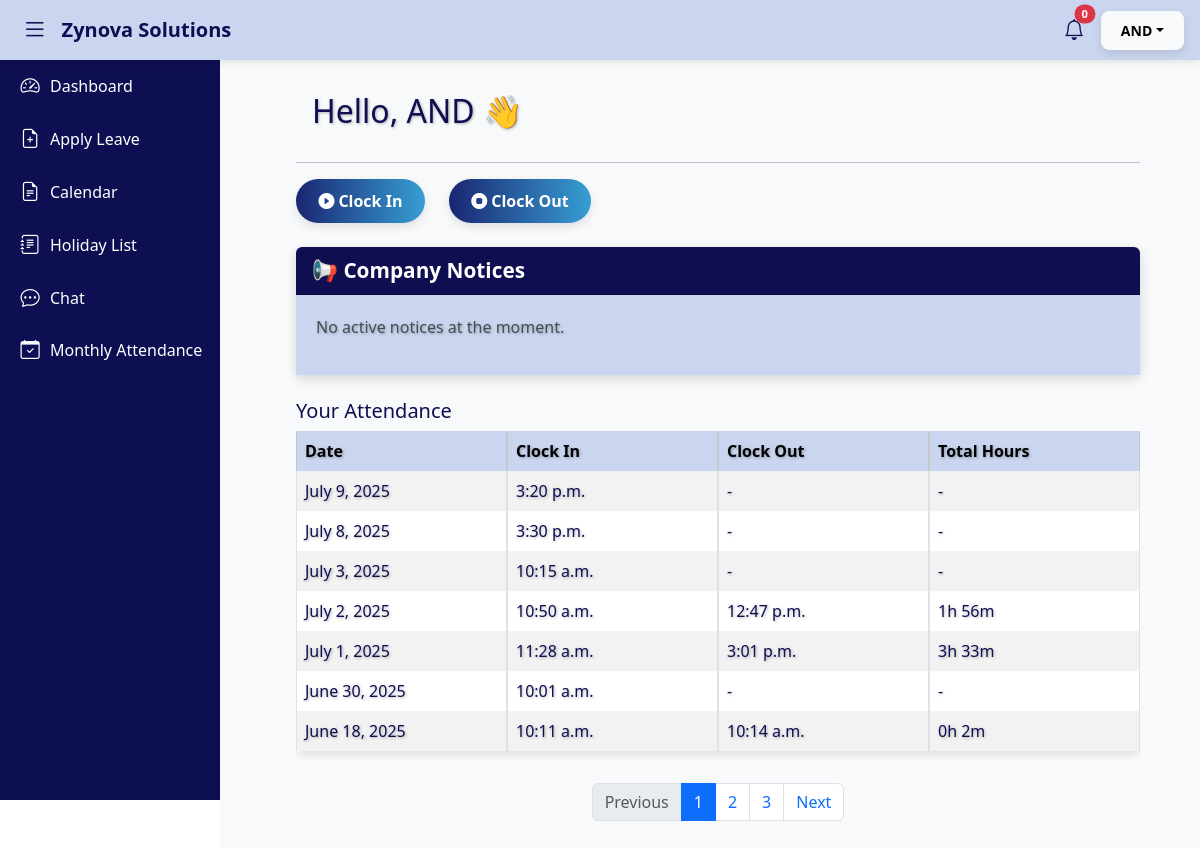
Page /employee-dashboard/ (signed in) on the committed database.
### attendance/models.py (models this page shows, shortened)
class Attendance(models.Model):
    user = models.ForeignKey(User, on_delete=models.CASCADE)
    date = models.DateField(default=date_class.today)
    clock_in = models.TimeField(null=True, blank=True)
    clock_out = models.TimeField(null=True, blank=True)
    def total_working_hours(self):
        if self.clock_in and self.clock_out:
            dt_in = datetime.combine(self.date, self.clock_in)
            dt_out = datetime.combine(self.date, self.clock_out)
            duration = dt_out - dt_in
            hours, remainder = divmod(duration.total_seconds(), 3600)
            minutes = remainder // 60
            return f"{int(hours)}h {int(minutes)}m"
        return "-"

### attendance/views/dashboard_views.py (the view)
# urls.py: path('employee-dashboard/', views.employee_dashboard, name='employee_dashboard'),
@login_required
def employee_dashboard(request):
    if not request.user.groups.filter(name='Employee').exists():
        return redirect('login')
    try:
        attendance_qs = Attendance.objects.filter(user=request.user).order_by('-date')
        paginator = Paginator(attendance_qs, 7)
        page_number = request.GET.get('page')
        attendance_records = paginator.get_page(page_number)
        context = {
            'attendance_records': attendance_records,
        }
        notices = Notice.objects.filter(expiry_date__gte=date.today()) | Notice.objects.filter(expiry_date__isnull=True)
        context['notices'] = notices
        return render(request, 'attendance/employee_dashboard.html', context)
    except Exception as e:
        logger.exception("Employee dashboard load failed")
        return render(request, '500.html', status=500)

### attendance/templates/attendance/employee_dashboard.html (shortened to what this page needs)
{% extends 'attendance/base.html' %}
{% load static %}
{% block content %}
  <div class="container p-4">
    <div class="d-flex flex-column flex-md-row justify-content-between align-items-center p-3">
      <h2 class="mb-3 mb-md-0">Hello, {{ request.user.first_name|default:'User' }} 👋</h2>
    </div>
    <hr />
    <div class="mb-4 d-flex flex-column flex-sm-row gap-2">
      <a href="{% url 'clock_in' %}" class="btn btn-clock-in me-sm-3 mb-2 mb-sm-0"><i class="bi bi-play-circle-fill me-1"></i> Clock In</a>
      <a href="{% url 'clock_out' %}" class="btn btn-clock-out"><i class="bi bi-stop-circle-fill me-1"></i> Clock Out</a>
    </div>
    <div class="card mb-4">
      <div class="card-header text-white d-flex align-items-center rounded-top-3">
        <span style="font-size: 1.3rem;">📢 <strong>Company Notices</strong></span>
      </div>
      <div class="card-body sticky-board" style="background-color: #cad6ef;">
        {% if notices %}
          <div class="note-grid">
            {% for notice in notices %}
              <div class="sticky-note {% cycle 'note-color-1' 'note-color-2' 'note-color-3' 'note-color-4' %}">
                <div class="note-title">{{ notice.title }}</div>
                <div class="note-content">{{ notice.description }}</div>
                <div class="note-date">{{ notice.created_at|date:'M d, Y' }}</div>
              </div>
            {% endfor %}
          </div>
        {% else %}
          <p class="text-muted">No active notices at the moment.</p>
        {% endif %}
      </div>
    </div>
    <h5 class="mb-2">Your Attendance</h5>
    <div class="table-responsive ">
      <table class="table table-striped table-bordered align-middle text-nowrap rounded-3 ">
        <thead class="table-light">
          <tr>
            <th>Date</th>
            <th>Clock In</th>
            <th>Clock Out</th>
            <th>Total Hours</th>
          </tr>
        </thead>
        <tbody>
          {% for record in attendance_records %}
            <tr>
              <td>{{ record.date }}</td>
              <td>{{ record.clock_in|default:'-' }}</td>
              <td>{{ record.clock_out|default:'-' }}</td>
              <td>{{ record.total_working_hours|default:'-' }}</td>
            </tr>
          {% empty %}
            <tr><td colspan="4" class="text-center">No attendance records found.</td></tr>
          {% endfor %}
        </tbody>
      </table>
    </div>
    {% if attendance_records.has_other_pages %}
    <nav class="mt-3" aria-label="Attendance pagination">
      <ul class="pagination justify-content-center flex-wrap">
        {% if attendance_records.has_previous %}
          <li class="page-item">
            <a class="page-link" href="?page={{ attendance_records.previous_page_number }}">Previous</a>
          </li>
        {% else %}
          <li class="page-item disabled"><span class="page-link">Previous</span></li>
        {% endif %}
        {% for num in attendance_records.paginator.page_range %}
          {% if attendance_records.number == num %}
            <li class="page-item active"><span class="page-link">{{ num }}</span></li>
          {% else %}
            <li class="page-item"><a class="page-link" href="?page={{ num }}">{{ num }}</a></li>
          {% endif %}
        {% endfor %}
        {% if attendance_records.has_next %}
          <li class="page-item">
            <a class="page-link" href="?page={{ attendance_records.next_page_number }}">Next</a>
          </li>
        {% else %}
          <li class="page-item disabled"><span class="page-link">Next</span></li>
        {% endif %}
      </ul>
    </nav>
    {% endif %}
  </div>
{% endblock %}

### attendance/templates/attendance/base.html (shortened to what this page needs)
{% load static %}
<!DOCTYPE html>
<html lang="en">
  <head>
    <link rel="stylesheet" href="https://cdn.jsdelivr.net/npm/bootstrap-icons@1.10.5/font/bootstrap-icons.css" />
    <link href="https://cdn.jsdelivr.net/npm/bootstrap@5.3.3/dist/css/bootstrap.min.css" rel="stylesheet" />
    <link rel="stylesheet" href="https://cdnjs.cloudflare.com/ajax/libs/font-awesome/6.5.0/css/all.min.css" />
    <link rel="stylesheet" href="{% static 'attendance/css/style.css' %}" />
  </head>
  <body>
    <nav class="navbar">
      <button id="sidebarToggle" class="btn-toggle-sidebar" aria-label="Toggle sidebar"><i class="bi bi-list"></i></button>
      <a href="#" class="navbar-brand">Zynova Solutions</a>
      <div class="ms-auto d-flex align-items-center">
        {% if user.is_authenticated %}
          <div class="nav-item dropdown mx-3">
            <a href="#" id="notifBell" class="nav-link position-relative" onclick="toggleNotifications(event)">
              <i class="bi bi-bell"></i>
              <span class="badge bg-danger rounded-pill" id="notif-count">{{ unread_notifications_count|default:'0' }}</span>
            </a>
          </div>
          <div class="dropdown">
            <button class="btn btn-light btn-sm dropdown-toggle" type="button" data-bs-toggle="dropdown">{{ user.first_name|default:user.username|default:'User' }}</button>
          </div>
        {% else %}
          <a href="{% url 'login' %}" class="btn btn-outline-light btn-sm">Login</a>
        {% endif %}
      </div>
    </nav>
    <div id="sidebar" role="navigation" aria-label="Main sidebar navigation">
      <ul class="nav flex-column">
        {% if user.is_authenticated %}
          {% with role=user.groups.all.0.name %}
            {% if role == 'Admin' %}
              <li class="nav-item">
                <a href="{% url 'admin_dashboard' %}" class="nav-link {% if request.path == '/dashboard/' %}active{% endif %}"><i class="bi bi-speedometer2"></i><span>Dashboard</span></a>
              </li>
              <li class="nav-item">
                <a href="{% url 'view_leave_requests' %}" class="nav-link {% if request.path == '/view_leave_requests/' %}active{% endif %}"><i class="bi bi-file-earmark-text"></i><span>Leave Requests</span></a>
              </li>
              <li class="nav-item">
                <a href="{% url 'holiday_list' %}" class="nav-link {% if request.path == '/holiday_list/' %}active{% endif %}"><i class="bi bi-journal-text"></i><span>Holiday List</span></a>
              </li>
              <li class="nav-item">
                <a href="{% url 'calendar' %}" class="nav-link {% if request.path == '/calendar/' %}active{% endif %}"><i class="fa fa-calendar" style="font-size:20px;"></i><span>Calendar</span></a>
              </li>
              <li class="nav-item">
                <a href="{% url 'manage_notices' %}" class="nav-link {% if request.path == '/manage_notices/' %}active{% endif %}"><i class="bi bi-megaphone"></i><span>Manage Notices</span></a>
              </li>
              <li class="nav-item">
                <a href="{% url 'chat_home' %}" class="nav-link {% if request.path == '/chat/' %}active{% endif %}"><i class="bi bi-chat-dots"></i><span>Chat</span></a>
              </li>
              <li class="nav-item">
                <a href="{% url 'monthly_attendance' %}" class="nav-link {% if request.path == '/monthly-attendance/' %}active{% endif %}"><i class="bi bi-calendar-check"></i><span>Monthly Attendance</span></a>
              </li>
            {% elif role == 'Employee' %}
              <li class="nav-item">
                <a href="{% url 'employee_dashboard' %}" class="nav-link {% if request.path == '/employee_dashboard/' %}active{% endif %}"><i class="bi bi-speedometer2"></i><span>Dashboard</span></a>
              </li>
              <li class="nav-item">
                <a href="{% url 'leave_dashboard' %}" class="nav-link {% if request.path == '/leave_dashboard/' %}active{% endif %}"><i class="bi bi-file-earmark-plus"></i><span>Apply Leave</span></a>
              </li>
              <li class="nav-item">
                <a href="{% url 'calendar' %}" class="nav-link {% if request.path == '/calendar/' %}active{% endif %}"><i class="bi bi-file-earmark-text"></i><span>Calendar</span></a>
              </li>
              <li class="nav-item">
                <a href="{% url 'holiday_list' %}" class="nav-link {% if request.path == '/holiday_list/' %}active{% endif %}"><i class="bi bi-journal-text"></i><span>Holiday List</span></a>
              </li>
              <li class="nav-item">
                <a href="{% url 'chat_home' %}" class="nav-link {% if request.path == '/chat/' %}active{% endif %}"><i class="bi bi-chat-dots"></i><span>Chat</span></a>
              </li>
              <li class="nav-item">
                <a href="{% url 'monthly_attendance' %}" class="nav-link {% if request.path == '/monthly-attendance/' %}active{% endif %}"><i class="bi bi-calendar-check"></i><span>Monthly Attendance</span></a>
              </li>
            {% endif %}
          {% endwith %}
        {% endif %}
      </ul>
    </div>
    <main id="content" class="wrapper content-area flex-grow-1 bg-light d-flex flex-column">
      <div class="container m-2 p-4">
        {% block content %}
        {% endblock %}
      </div>
    </main>
  </body>
</html>

### attendance/static/attendance/css/style.css (style rules this page uses)
:root { --blue-light: #cad6ef; --blue-dark: #0e0e52; --white: #ffffff; --black: #000000; }
body { background-color: var(--white); color: var(--blue-dark); font-family: "Segoe UI", Tahoma, Geneva, Verdana, sans-serif; overflow-x: hidden; transition: background-color 0.3s, color 0.3s; min-height: 100vh; display: flex; }
.navbar { position: fixed; top: 0; left: 0; right: 0; height: 60px; background-color: var(--blue-light); color: var(--blue-dark); z-index: 1050; display: flex; align-items: center; padding: 0 1rem; box-shadow: 0 2px 8px rgba(0, 0, 0, 0.1); }
.navbar .navbar-brand { color: var(--blue-dark); font-weight: 600; font-size: 1.25rem; margin-left: 0.5rem; text-decoration: none; }
.navbar .btn-toggle-sidebar { background: none; border: none; color: var(--blue-dark); font-size: 1.6rem; cursor: pointer; }
.navbar .nav-link { color: var(--blue-dark); font-size: 1.3rem; cursor: pointer; }
.navbar .badge { position: fixed; top: 2px; right: -8px; font-size: 0.6rem; background-color: var(--blue-dark); color: var(--white); }
#sidebar { height: 100vh; position: fixed; top: 0; left: 0; width: 220px; background-color: var(--blue-dark); color: var(--white); padding-top: 60px; transition: left 0.3s, width 0.3s; z-index: 1040; }
#sidebar .nav-link { color: var(--white); display: flex; align-items: center; gap: 10px; padding: 12px 20px; font-weight: 500; white-space: nowrap; border-radius: 0 25px 25px 0; }
#sidebar .nav-link i { font-size: 1.2rem; min-width: 20px; text-align: center; }
#content { margin-left: 220px; padding: 20px; transition: margin-left 0.3s ease; }
.btn { font-weight: bold; border-radius: 8px; padding: 0.5rem 1.2rem; box-shadow: 0 4px 10px rgba(0, 0, 0, 0.1); transition: background-color 0.3s, color 0.3s; }
.btn-clock-in, .btn-clock-out { font-weight: 600; font-size: 1rem; padding: 0.6rem 1.4rem; border-radius: 2rem; border: none; display: inline-flex; align-items: center; color: var(--white); }
.btn-clock-in { background: linear-gradient(to right, #1a2672, #379ed3); }
.btn-clock-out { background: linear-gradient(to right, #1a2672, #379ed3); }
.card { background-color: var(--blue-dark); color: var(--white); border: none; box-shadow: 0 4px 12px rgba(0, 0, 0, 0.15); }
table { box-shadow: 0 4px 8px rgba(0, 0, 0, 0.1); border-collapse: separate; border-spacing: 0; color: inherit; }
.table-light th { background-color: var(--blue-light); color: var(--blue-dark); }
.table td, .table th { color: inherit; word-break: break-word; min-width: 120px; }
.table-responsive { width: 100%; overflow-x: auto; -webkit-overflow-scrolling: touch; table-layout: fixed; }
h1, h2, h3, h4, p, th, td { text-shadow: 1px 1px 3px rgba(0, 0, 0, 0.3); color: var(--blue-dark); }
#notifBell { position: relative; cursor: pointer; }
#notif-count { position: absolute; top: 0; right: 0; font-size: 0.7rem; transform: translate(50%, -50%); }
.sticky-board { background: #b8d0ff; padding: 20px; }
.container { max-width: 1140px; margin: 0 auto; padding: 0 20px; width: 100%; }
.nav-item.dropdown.mx-3 { position: relative; }

### rows in the picture
Attendance: date "July 9, 2025", clock_in "3:20 p.m.", clock_out "-", total_working_hours "-"
Attendance: date "July 8, 2025", clock_in "3:30 p.m.", clock_out "-", total_working_hours "-"
Attendance: date "July 3, 2025", clock_in "10:15 a.m.", clock_out "-", total_working_hours "-"
Attendance: date "July 2, 2025", clock_in "10:50 a.m.", clock_out "12:47 p.m.", total_working_hours "1h 56m"
Attendance: date "July 1, 2025", clock_in "11:28 a.m.", clock_out "3:01 p.m.", total_working_hours "3h 33m"
Attendance: date "June 30, 2025", clock_in "10:01 a.m.", clock_out "-", total_working_hours "-"
Attendance: date "June 18, 2025", clock_in "10:11 a.m.", clock_out "10:14 a.m.", total_working_hours "0h 2m"

### other values in the picture
{{ unread_notifications_count|default:'0' }} "0"
{{ user.first_name|default:user.username|default:'User' }} "AND"
{{ request.user.first_name|default:'User' }} "AND"
{{ num }} "1"
{{ num }} "2" "3"
